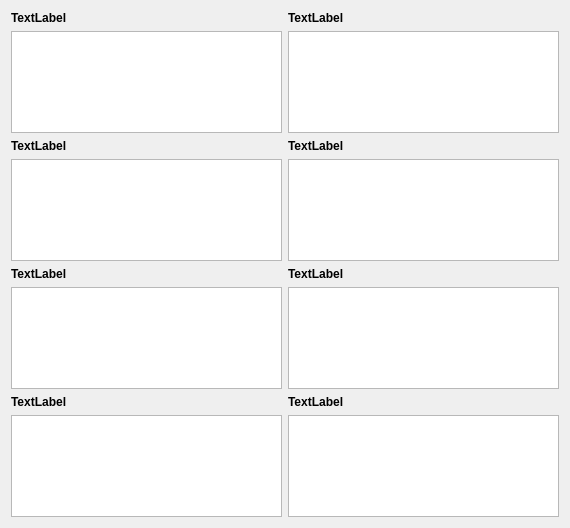
<?xml version="1.0" encoding="UTF-8"?>
<ui version="4.0">
 <class>BaseWidgets::Internal::BaseFormWidget</class>
 <widget class="QWidget" name="BaseWidgets::Internal::BaseFormWidget">
  <property name="geometry">
   <rect>
    <x>0</x>
    <y>0</y>
    <width>570</width>
    <height>528</height>
   </rect>
  </property>
  <property name="windowTitle">
   <string/>
  </property>
  <layout class="QGridLayout" name="gridLayout">
   <item row="0" column="0">
    <layout class="QVBoxLayout" name="verticalLayout">
     <item>
      <widget class="QLabel" name="tumorLabel">
       <property name="font">
        <font>
         <weight>75</weight>
         <bold>true</bold>
        </font>
       </property>
       <property name="text">
        <string>TextLabel</string>
       </property>
      </widget>
     </item>
     <item>
      <widget class="QListView" name="tumor">
       <property name="alternatingRowColors">
        <bool>true</bool>
       </property>
       <property name="verticalScrollMode">
        <enum>QAbstractItemView::ScrollPerPixel</enum>
       </property>
       <property name="horizontalScrollMode">
        <enum>QAbstractItemView::ScrollPerPixel</enum>
       </property>
      </widget>
     </item>
     <item>
      <widget class="QLabel" name="ironLabel">
       <property name="font">
        <font>
         <weight>75</weight>
         <bold>true</bold>
        </font>
       </property>
       <property name="text">
        <string>TextLabel</string>
       </property>
      </widget>
     </item>
     <item>
      <widget class="QListView" name="iron">
       <property name="alternatingRowColors">
        <bool>true</bool>
       </property>
       <property name="verticalScrollMode">
        <enum>QAbstractItemView::ScrollPerPixel</enum>
       </property>
       <property name="horizontalScrollMode">
        <enum>QAbstractItemView::ScrollPerPixel</enum>
       </property>
      </widget>
     </item>
     <item>
      <widget class="QLabel" name="thyroidLabel">
       <property name="font">
        <font>
         <weight>75</weight>
         <bold>true</bold>
        </font>
       </property>
       <property name="text">
        <string>TextLabel</string>
       </property>
      </widget>
     </item>
     <item>
      <widget class="QListView" name="thyroid">
       <property name="alternatingRowColors">
        <bool>true</bool>
       </property>
       <property name="verticalScrollMode">
        <enum>QAbstractItemView::ScrollPerPixel</enum>
       </property>
       <property name="horizontalScrollMode">
        <enum>QAbstractItemView::ScrollPerPixel</enum>
       </property>
      </widget>
     </item>
     <item>
      <widget class="QLabel" name="serologiesLabel">
       <property name="font">
        <font>
         <weight>75</weight>
         <bold>true</bold>
        </font>
       </property>
       <property name="text">
        <string>TextLabel</string>
       </property>
      </widget>
     </item>
     <item>
      <widget class="QListView" name="serologies">
       <property name="alternatingRowColors">
        <bool>true</bool>
       </property>
       <property name="verticalScrollMode">
        <enum>QAbstractItemView::ScrollPerPixel</enum>
       </property>
       <property name="horizontalScrollMode">
        <enum>QAbstractItemView::ScrollPerPixel</enum>
       </property>
      </widget>
     </item>
     <item>
      <spacer name="verticalSpacer_2">
       <property name="orientation">
        <enum>Qt::Vertical</enum>
       </property>
       <property name="sizeHint" stdset="0">
        <size>
         <width>20</width>
         <height>40</height>
        </size>
       </property>
      </spacer>
     </item>
    </layout>
   </item>
   <item row="0" column="1">
    <layout class="QVBoxLayout" name="verticalLayout_2">
     <item>
      <widget class="QLabel" name="prostateLabel">
       <property name="font">
        <font>
         <weight>75</weight>
         <bold>true</bold>
        </font>
       </property>
       <property name="text">
        <string>TextLabel</string>
       </property>
      </widget>
     </item>
     <item>
      <widget class="QListView" name="prostate">
       <property name="verticalScrollBarPolicy">
        <enum>Qt::ScrollBarAlwaysOff</enum>
       </property>
       <property name="alternatingRowColors">
        <bool>true</bool>
       </property>
       <property name="verticalScrollMode">
        <enum>QAbstractItemView::ScrollPerPixel</enum>
       </property>
       <property name="horizontalScrollMode">
        <enum>QAbstractItemView::ScrollPerPixel</enum>
       </property>
      </widget>
     </item>
     <item>
      <widget class="QLabel" name="vitaminsLabel">
       <property name="font">
        <font>
         <weight>75</weight>
         <bold>true</bold>
        </font>
       </property>
       <property name="text">
        <string>TextLabel</string>
       </property>
      </widget>
     </item>
     <item>
      <widget class="QListView" name="vitamins">
       <property name="alternatingRowColors">
        <bool>true</bool>
       </property>
       <property name="verticalScrollMode">
        <enum>QAbstractItemView::ScrollPerPixel</enum>
       </property>
       <property name="horizontalScrollMode">
        <enum>QAbstractItemView::ScrollPerPixel</enum>
       </property>
      </widget>
     </item>
     <item>
      <widget class="QLabel" name="biermerLabel">
       <property name="font">
        <font>
         <weight>75</weight>
         <bold>true</bold>
        </font>
       </property>
       <property name="text">
        <string>TextLabel</string>
       </property>
      </widget>
     </item>
     <item>
      <widget class="QListView" name="biermer">
       <property name="alternatingRowColors">
        <bool>true</bool>
       </property>
       <property name="verticalScrollMode">
        <enum>QAbstractItemView::ScrollPerPixel</enum>
       </property>
       <property name="horizontalScrollMode">
        <enum>QAbstractItemView::ScrollPerPixel</enum>
       </property>
      </widget>
     </item>
     <item>
      <widget class="QLabel" name="prLabel">
       <property name="font">
        <font>
         <weight>75</weight>
         <bold>true</bold>
        </font>
       </property>
       <property name="text">
        <string>TextLabel</string>
       </property>
      </widget>
     </item>
     <item>
      <widget class="QListView" name="pr">
       <property name="alternatingRowColors">
        <bool>true</bool>
       </property>
       <property name="verticalScrollMode">
        <enum>QAbstractItemView::ScrollPerPixel</enum>
       </property>
       <property name="horizontalScrollMode">
        <enum>QAbstractItemView::ScrollPerPixel</enum>
       </property>
      </widget>
     </item>
     <item>
      <spacer name="verticalSpacer">
       <property name="orientation">
        <enum>Qt::Vertical</enum>
       </property>
       <property name="sizeHint" stdset="0">
        <size>
         <width>20</width>
         <height>40</height>
        </size>
       </property>
      </spacer>
     </item>
    </layout>
   </item>
  </layout>
 </widget>
 <resources/>
 <connections/>
</ui>
